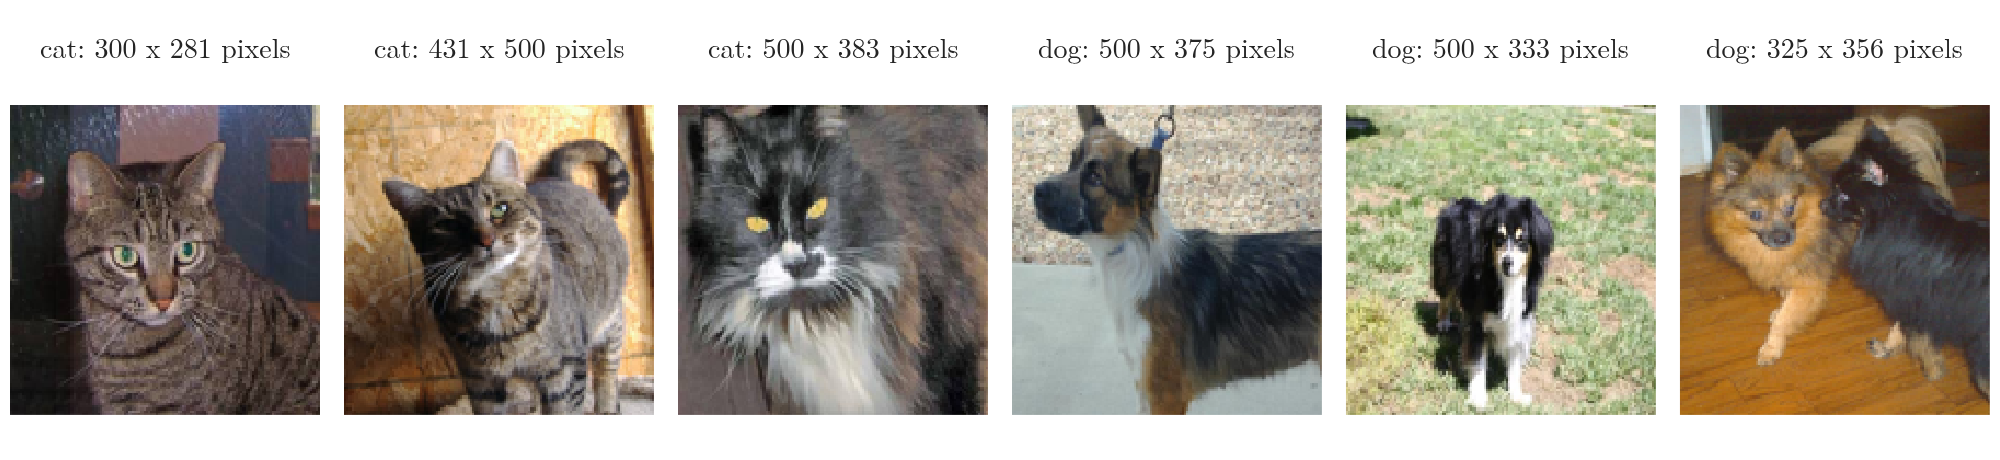

Reproduce this figure in Python.
"""Six photos from the cats-vs-dogs dataset with their label and original size (Plotly image grid)."""
from pathlib import Path
import numpy as np
import plotly.graph_objects as go
from plotly.subplots import make_subplots
from common import FONT

here = Path(__file__).parent
d = np.load(here.parent / "data" / "samples.npz")
titles = [f"{lab}: {size} pixels" for lab, size in zip(d["labels"], d["sizes"])]
fig = make_subplots(rows=1, cols=6, subplot_titles=titles, horizontal_spacing=0.012)
for i, img in enumerate(d["images"]):
    fig.add_trace(go.Image(z=img), row=1, col=i + 1)
fig.update_xaxes(visible=False)
fig.update_yaxes(visible=False)
fig.update_annotations(font=dict(size=14))
fig.update_layout(template="simple_white", width=1000, height=230, font=FONT, margin=dict(l=5, r=5, t=35, b=5))
fig.write_image(here / "samples.png", scale=2)
fig.write_image(here / "samples.pdf")
